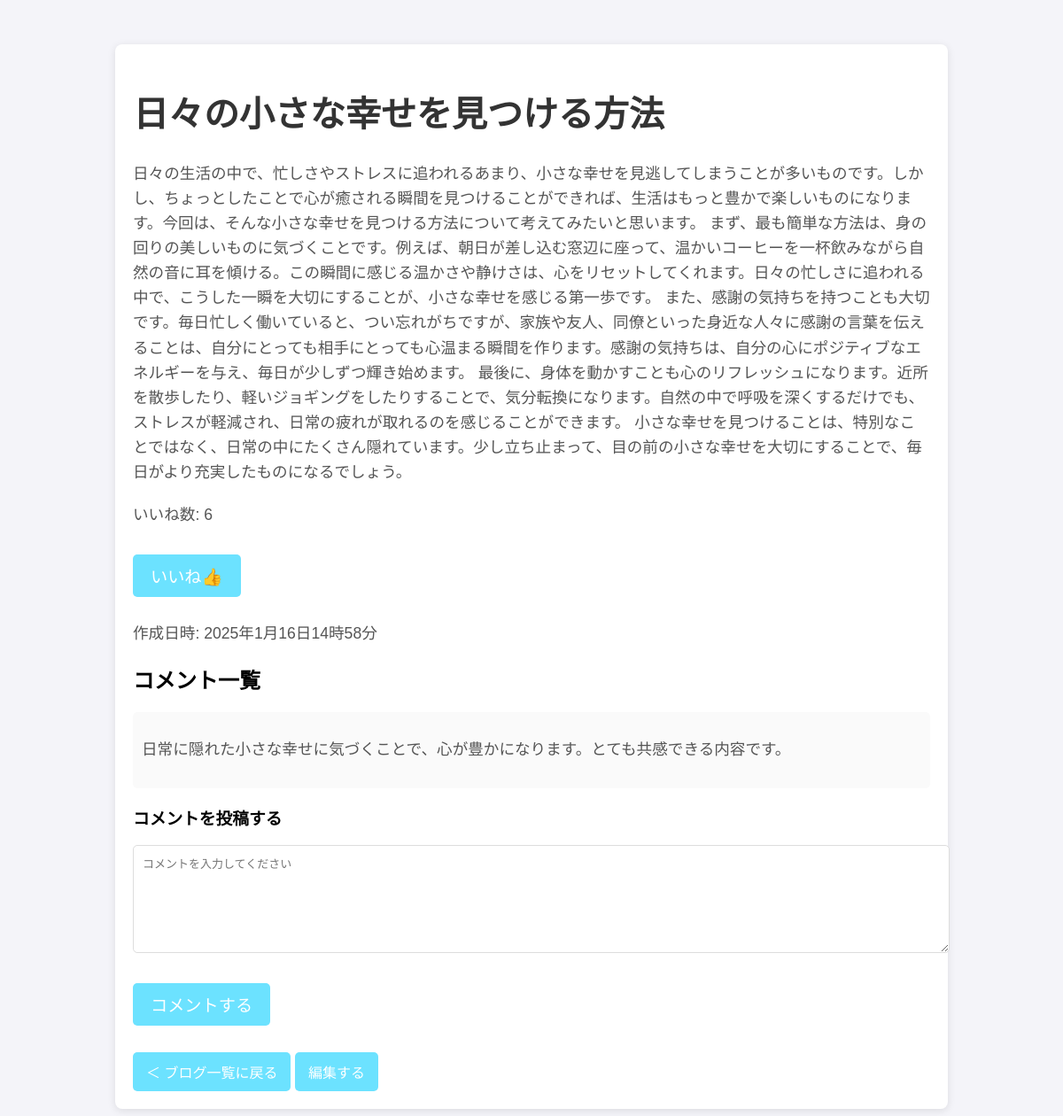
Page /view/2 on the committed database.
### model/blog.py (models this page shows)
class Blog(Model):
    title = CharField()
    contents = TextField()
    likes = IntegerField()
    created_at = DateTimeField()
    class Meta:
        database = db

### model/comment.py (models this page shows)
class Comment(Model):
    blog = ForeignKeyField(Blog, backref='comments')  # 外部キーを追加
    comment = TextField()
    created_at = DateTimeField()
    class Meta:
        database = db

### routes/view.py (the view)
@view_bp.route('/<int:blog_id>',methods=['GET'])
def blog_detail(blog_id):
    try:
        blog = Blog.get_by_id(blog_id)
        comments = blog.comments
        return render_template('view_detail.html',blog=blog, comments=comments)
    except Blog.DoesNotExist:
        return f"ID {blog_id} のブログは存在しません。"

### templates/view_detail.html (shortened to what this page needs)
<!DOCTYPE html>
<html lang="ja">
<head>
</head>
<body>
    <div class="container">
        <h1>{{ blog.title }}</h1>
        <p>{{ blog.contents }}</p>
        <p>いいね数: {{ blog.likes }}</p>
        <button id="like-button">いいね👍</button>
        <p>作成日時: <script>document.write(formatCreatedAt("{{ blog.created_at }}"))</script></p>
        <div class="comment-section">
            <h2>コメント一覧</h2>
            {% if comments %}
                {% for comment in comments %}
                    <div class="comment">
                        <p>{{ comment.comment }}</p>
                    </div>
                {% endfor %}
            {% else %}
                <p>コメントはまだありません。</p>
            {% endif %}
            <h3>コメントを投稿する</h3>
            <textarea id="comment-area" placeholder="コメントを入力してください"></textarea>
            <button id="comment-button">コメントする</button>
        </div>
        <a href="{{ url_for('view.view') }}" class="back-button">＜ ブログ一覧に戻る</a>
        <a href="{{ url_for('edit.route' ,blog_id=blog.id) }}" class="back-button">編集する</a>
    </div>
</body>
</html>

### templates/view_detail.html (style rules this page uses)
body { font-family: "Arial", sans-serif; margin: 0; background-color: #f4f4f9; }
.container { width: 80%; max-width: 900px; margin: 50px auto; padding: 20px; background-color: #fff; box-shadow: 0 2px 10px rgba(0, 0, 0, 0.1); border-radius: 8px; }
h1 { color: #333; font-size: 2.5em; }
p { color: #555; line-height: 1.6; font-size: 1.1em; margin-bottom: 20px; }
#like-button, #comment-button { background-color: #6ce2ff; border: none; padding: 10px 20px; font-size: 1.2em; cursor: pointer; border-radius: 5px; color: #fff; margin: 10px 0; }
textarea { width: 100%; height: 100px; padding: 10px; border-radius: 5px; border: 1px solid #ddd; font-size: 1em; margin-bottom: 20px; }
.comment { background-color: #fafafa; padding: 10px; border-radius: 5px; margin-bottom: 10px; }
.back-button { margin-top: 20px; display: inline-block; padding: 10px 15px; background-color: #6ce2ff; color: white; text-decoration: none; border-radius: 5px; }

### rows in the picture
Blog: title "日々の小さな幸せを見つける方法", contents "日々の生活の中で、忙しさやストレスに追われるあまり、小さな幸せを見逃してしまうことが多いものです。しかし、ちょっとしたことで心が癒される瞬間を見つけることができれば、生活はもっと豊かで楽しいものになります。今回は、そんな小さな幸せを見つける方法について考えてみたいと思います。 まず、最も簡単な方法は、身の回りの美しいものに気づくことです。例えば、朝日が差し込む窓辺に座って、温かいコーヒーを一杯飲みながら自然の音に耳を傾ける。この瞬間に感じる温かさや静けさは、心をリセットしてくれます。日々の忙しさに追われる中で、こうした一瞬を大切にすることが、小さな幸せを感じる第一歩です。 また、感謝の気持ちを持つことも大切です。毎日忙しく働いていると、つい忘れがちですが、家族や友人、同僚といった身近な人々に感謝の言葉を伝えることは、自分にとっても相手にとっても心温まる瞬間を作ります。感謝の気持ちは、自分の心にポジティブなエネルギーを与え、毎日が少しずつ輝き始めます。 最後に、身体を動かすことも心のリフレッシュになります。近所を散歩したり、軽いジョギングをしたりすることで、気分転換になります。自然の中で呼吸を深くするだけでも、ストレスが軽減され、日常の疲れが取れるのを感じることができます。 小さな幸せを見つけることは、特別なことではなく、日常の中にたくさん隠れています。少し立ち止まって、目の前の小さな幸せを大切にすることで、毎日がより充実したものになるでしょう。", likes "6"
Comment: comment "日常に隠れた小さな幸せに気づくことで、心が豊かになります。とても共感できる内容です。"
